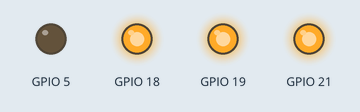
Recording of a sketch running on a simulated ESP32. Parts: output pins drawn as LEDs (lit = HIGH).

Above: at 0.2 s.
At 1.2 s:
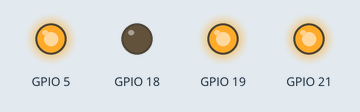
At 2.2 s:
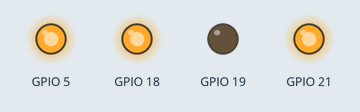
At 3.2 s:
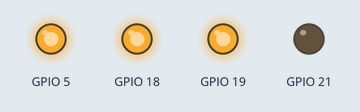
At 4.7 s:
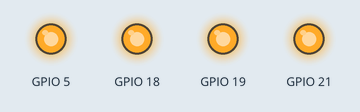
Timing chart, 0 to 5.2 s (numbered marks = the images above):
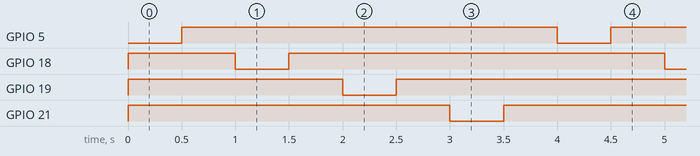

The sketch:

example.ino
```cpp
// ESP32 Arduino example that initializes GPIOs 5, 18, 19, 21 as outputs for active-low relays and cycles each relay with 500 ms delays.
//
// Buy this module: https://shillehtek.com/products/4-channel-24v-relay-module
// Full manual: https://shillehtek.com/blogs/shillehtek-product-manuals/4-channel-24v-relay-module-manual
// More examples: https://github.com/shillehbean/shillehtek-examples
//

// 4-Channel 24V Relay Module - ESP32 Arduino Example
// IN pins: GPIO 5, 18, 19, 21
// Active LOW logic.

void setup() {
  Serial.begin(115200);
  pinMode(5, OUTPUT);
  digitalWrite(5, HIGH);  // start OFF
  pinMode(18, OUTPUT);
  digitalWrite(18, HIGH);  // start OFF
  pinMode(19, OUTPUT);
  digitalWrite(19, HIGH);  // start OFF
  pinMode(21, OUTPUT);
  digitalWrite(21, HIGH);  // start OFF
}

void loop() {
  digitalWrite(5, LOW);   // Relay 1 ON
  delay(500);
  digitalWrite(5, HIGH);  // Relay 1 OFF
  delay(500);
  digitalWrite(18, LOW);   // Relay 2 ON
  delay(500);
  digitalWrite(18, HIGH);  // Relay 2 OFF
  delay(500);
  digitalWrite(19, LOW);   // Relay 3 ON
  delay(500);
  digitalWrite(19, HIGH);  // Relay 3 OFF
  delay(500);
  digitalWrite(21, LOW);   // Relay 4 ON
  delay(500);
  digitalWrite(21, HIGH);  // Relay 4 OFF
  delay(500);
}
```

Measured:
- by itself, GPIO 5, GPIO 18, GPIO 19, GPIO 21: alternates HIGH for 3.5 s and LOW for 0.50 s
- by itself, everything shown: repeats every 4.0 s, in 8 steps
